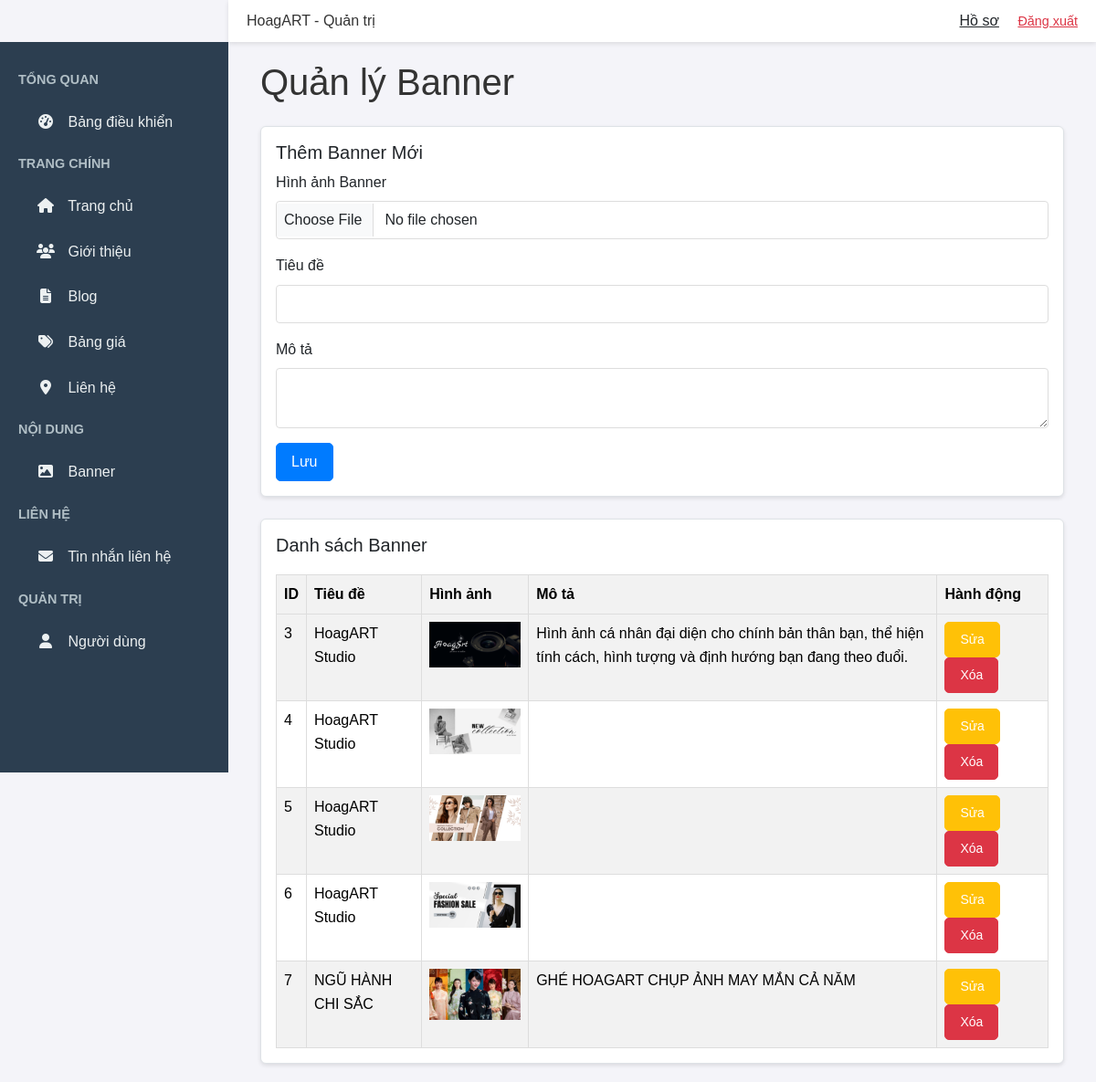
/admin/banners (signed in), run on the app's committed database.
### app/models/banner.py (models this page shows, shortened)
class Banner(db.Model):
    id = db.Column(db.Integer, primary_key=True)
    image_url = db.Column(db.String(200), nullable=False)
    title = db.Column(db.String(100), nullable=False)
    description = db.Column(db.Text)
    created_at = db.Column(db.DateTime, default=datetime.utcnow)

### app/blueprints/admin/routes.py (the view, shortened to what this page needs)
@admin_bp.route('/banners', methods=['GET', 'POST'])
@login_required
@admin_required
def manage_banners():
    form = BannerForm()
    banners = Banner.query.all()
    return render_template('admin/banners.html', form=form, banners=banners)

### app/blueprints/admin/forms.py
class BannerForm(FlaskForm):
    image = FileField('Hình ảnh Banner', validators=[DataRequired(), FileAllowed(['jpg', 'jpeg', 'png', 'Chỉ cho phép ảnh!'])])
    title = StringField('Tiêu đề', validators=[DataRequired(), Length(max=100)])
    description = TextAreaField('Mô tả', validators=[Optional(), Length(max=500)])
    submit = SubmitField('Lưu')

### app/blueprints/admin/routes.py (called while the page is built)
def admin_required(f):
    @wraps(f)
    def decorated_function(*args, **kwargs):
        if not current_user.is_authenticated or not current_user.is_admin:
            flash('Bạn không có quyền truy cập trang này.', 'error')
            return redirect(url_for('main.home'))
        return f(*args, **kwargs)
    return decorated_function

### app/templates/admin/banners.html (shortened to what this page needs)
{% extends "admin/base.html" %}  {% block content %}
<div class="container-fluid">
    <h1 class="mb-4">Quản lý Banner</h1>
    <div class="card mb-4">
        <div class="card-body">
            <h5>Thêm Banner Mới</h5>
            <form method="POST" enctype="multipart/form-data">
                <div class="mb-3">
                    {{ form.image.label(class="form-label") }} {{
                    form.image(class="form-control") }}
                </div>
                <div class="mb-3">
                    {{ form.title.label(class="form-label") }} {{
                    form.title(class="form-control") }}
                </div>
                <div class="mb-3">
                    {{ form.description.label(class="form-label") }} {{
                    form.description(class="form-control") }}
                </div>
                {{ form.submit(class="btn btn-primary") }}
            </form>
        </div>
    </div>
    <div class="card">
        <div class="card-body">
            <h5>Danh sách Banner</h5>
            <table class="table table-striped">
                <thead>
                    <tr>
                        <th>ID</th>
                        <th>Tiêu đề</th>
                        <th>Hình ảnh</th>
                        <th>Mô tả</th>
                        <th>Hành động</th>
                    </tr>
                </thead>
                <tbody>
                    {% for banner in banners %}
                    <tr>
                        <td>{{ banner.id }}</td>
                        <td>{{ banner.title }}</td>
                        <td>
                            <img
                                src="{{ banner.image_url }}"
                                alt="{{ banner.title }}"
                                width="100"
                            />
                        </td>
                        <td>{{ banner.description }}</td>
                        <td>
                            <a
                                href="{{ url_for('admin.edit_banner', id=banner.id) }}"
                                class="btn btn-sm btn-warning"
                                >Sửa</a
                            >
                            <a
                                href="{{ url_for('admin.delete_banner', id=banner.id) }}"
                                class="btn btn-sm btn-danger"
                                onclick="return confirm('Bạn có chắc muốn xóa?')"
                                >Xóa</a
                            >
                        </td>
                    </tr>
                    {% endfor %}
                </tbody>
            </table>
        </div>
    </div>
</div>
{% endblock %}

### app/static/css/style.css (style rules this page uses)
:root { --primary-color: #00c4cc; --secondary-color: #ff4d4d; --dark-bg: #1a252f; --light-bg: #f5f5f5; --text-color: #333; --light-text: #fff; --shadow-light: 0 4px 10px rgba(0, 0, 0, 0.1); --shadow-dark: 0 8px 20px rgba(0, 0, 0, 0.2); --navbar-height: 60px; --carousel-height: calc(92.5vh - var(--navbar-height)); --thumbnail-height: calc(7.5vh - 10px); --thumbnail-width: 100px; --thumbnail-group-width: calc(var(--thumbnail-width) * 6 + 30px); }
* { margin: 0; padding: 0; box-sizing: border-box; }
body { font-family: 'Roboto', 'Arial', sans-serif; line-height: 1.6; color: var(--text-color); background-color: var(--light-bg); height: 100vh; overflow-y: auto; overflow-x: hidden; }
table { width: 100%; border-collapse: collapse; margin-bottom: 20px; }
table, th, td { border: 1px solid #ddd; }
th, td { padding: 12px; text-align: left; }
th { background-color: #34495e; color: var(--light-text); }
tr:nth-child(even) { background-color: #f9f9f9; }
.btn { background-color: var(--primary-color); color: var(--light-text); padding: 8px 15px; text-decoration: none; border-radius: 5px; transition: background-color 0.3s; font-weight: 500; margin-right: 10px; }
.table { width: 100%; border-collapse: collapse; margin-top: 20px; }
.table th, .table td { border: 1px solid #ddd; padding: 8px; text-align: left; }
.table th { background-color: #f2f2f2; }
.btn { padding: 8px 16px; border-radius: 5px; text-decoration: none; display: inline-block; }
.btn-primary { background-color: #007bff; color: #fff; }
.btn-danger { background-color: #dc3545; color: #fff; }
.form-control { width: 100%; padding: 8px; border: 1px solid #ddd; border-radius: 5px; }
.form-control, .form-check-input { border-radius: 0.25rem; }
.btn-primary { background-color: #007bff; border-color: #007bff; }
.card { border: 1px solid #dee2e6; border-radius: 0.375rem; box-shadow: 0 2px 4px rgba(0, 0, 0, 0.1); }
.container-fluid { padding-left: 15px; padding-right: 15px; }
.btn-warning { background-color: #ffc107; border-color: #ffc107; }
.btn-danger { background-color: #dc3545; border-color: #dc3545; }
.table { margin-bottom: 0; }
.table-striped tbody tr:nth-of-type(odd) { background-color: rgba(0, 0, 0, 0.05); }
.table img { max-width: 100px; height: auto; }

### app/templates/admin/base.html (style rules this page uses)
body { font-family: Arial, sans-serif; background-color: #f4f4f9; margin: 0; }

### data on the page
Banner: id "3", title "HoagART Studio", image_url (picture), description "Hình ảnh cá nhân đại diện cho chính bản thân bạn, thể hiện tính cách, hình tượng và định hướng bạn đang theo đuổi."
Banner: id "4", title "HoagART Studio", image_url (picture)
Banner: id "5", title "HoagART Studio", image_url (picture)
Banner: id "6", title "HoagART Studio", image_url (picture)
Banner: id "7", title "NGŨ HÀNH CHI SẮC", image_url (picture), description "GHÉ HOAGART CHỤP ẢNH MAY MẮN CẢ NĂM"
